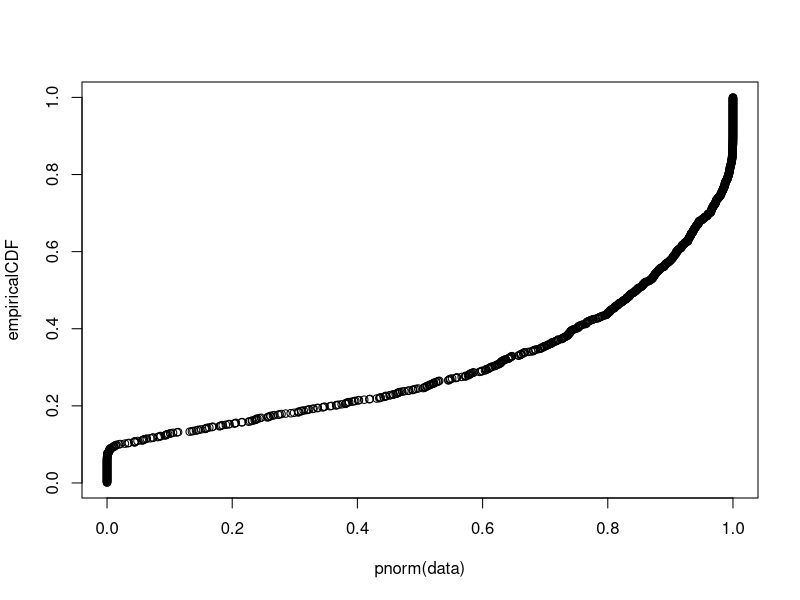

Write the R code that produced this figure.
#Question 1
library(dplyr)

set.seed(123)
data <- rcauchy(1000, location = 1, scale = 1)

ECDF <- ecdf(data)
empiricalCDF <- ECDF(data)

s <- data.frame(pnorm(data))
dfCDF <- data.frame(empiricalCDF)

D <- max(abs(empiricalCDF-pnorm(data)))

#Function for working out the critical value:
critval<- 1.358 * sqrt(count(s) + count(dfCDF))/ (count(s) * count(dfCDF)) 
critval

crit_Val <- function(x) {
  cv<- 1.358 * sqrt(count(data.frame(pnorm(data))) + count(dfCDF))/ (count(data.frame(pnorm(data))) * count(dfCDF))
  d <- max(abs(empiricalCDF-pnorm(data)))
  print(paste("Asymptotic two-sample Kolmogorov-Smirnov test.
  D = ", d, "critical value =", cv))
  
}



crit_Val(empiricalCDF)


pValue = sum(empiricalCDF >= D) / count(data.frame(empiricalCDF))
pValue

nrow(dfCDF)

ks_test <- function(x, d){
  #Run Kolmogorov-Smirnov test on x = data and d = D test statistic.
  pv <- sum(x >= d)/ nrow(data.frame(x))
  print(paste("Asymptotic two-sample Kolmogorov-Smirnov test.
  D = ", d, "p value ="))
  print(pv)
}

ks_test(empiricalCDF, D)




#TESTING 
?ks.test
t <- ks.test(pnorm(data), empiricalCDF)

t



ks.test(empiricalCDF, pnorm,
        alternative = c("two.sided", "less", "greater"),
        exact = NULL, simulate.p.value = FALSE, B = 2000)


t$p.value

plot(pnorm(data),empiricalCDF)


         
#Question 2:
#Estimate an OLS regression in R that uses the Newton-Raphson
#(specically BFGS,which is a quasi-Newton method)
#show that you get the equivalent results to using lm.
library(tidyverse) 

set.seed(123)

datas <- data.frame(x=runif(200,1,10))

datas$y <- 0 + 2.75*datas$x + rnorm(200,0,1.5)

linear.lik <- function(theta,y,X){
  n <- nrow(X)
  k <- ncol(X)
  beta <- theta [1:k]
  sigma2 <- theta[k+1]^2
  e <- y - X%*%beta
  logl <- -.5*n*log(2*pi)-.5*n*log(sigma2)-((t(e)%*%
                                               e)/(2*sigma2))
  return(-logl)}

ols_R <- optim(fn=linear.lik, par = c(1,1,1), hessian = TRUE,
                    y=datas$y, X=cbind(1,datas$x), method = "BFGS")

ols_R$par

#compare to LM

lm(datas$y ~ datas$x)



